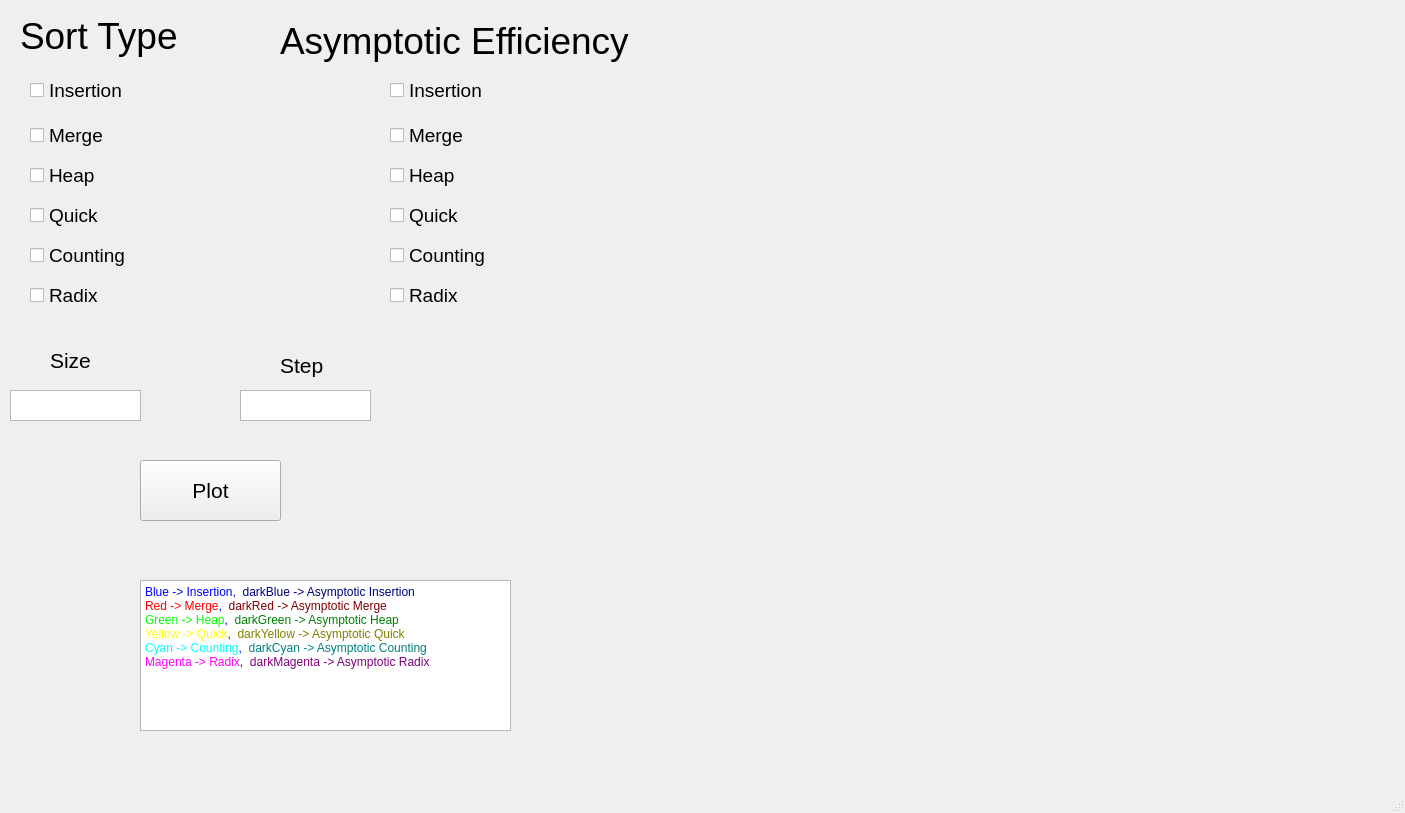
<?xml version="1.0" encoding="UTF-8"?>
<ui version="4.0">
 <class>MainWindow</class>
 <widget class="QMainWindow" name="MainWindow">
  <property name="geometry">
   <rect>
    <x>0</x>
    <y>0</y>
    <width>1405</width>
    <height>813</height>
   </rect>
  </property>
  <property name="windowTitle">
   <string>MainWindow</string>
  </property>
  <widget class="QWidget" name="centralwidget">
   <widget class="QPushButton" name="pbPlot">
    <property name="geometry">
     <rect>
      <x>140</x>
      <y>460</y>
      <width>141</width>
      <height>61</height>
     </rect>
    </property>
    <property name="font">
     <font>
      <pointsize>16</pointsize>
     </font>
    </property>
    <property name="text">
     <string>Plot</string>
    </property>
   </widget>
   <widget class="QCheckBox" name="CBMerge">
    <property name="geometry">
     <rect>
      <x>30</x>
      <y>120</y>
      <width>111</width>
      <height>31</height>
     </rect>
    </property>
    <property name="font">
     <font>
      <pointsize>14</pointsize>
     </font>
    </property>
    <property name="text">
     <string>Merge</string>
    </property>
   </widget>
   <widget class="QCheckBox" name="CBHeap">
    <property name="geometry">
     <rect>
      <x>30</x>
      <y>160</y>
      <width>101</width>
      <height>31</height>
     </rect>
    </property>
    <property name="font">
     <font>
      <pointsize>14</pointsize>
     </font>
    </property>
    <property name="text">
     <string>Heap</string>
    </property>
   </widget>
   <widget class="QCheckBox" name="CBQuick">
    <property name="geometry">
     <rect>
      <x>30</x>
      <y>200</y>
      <width>101</width>
      <height>31</height>
     </rect>
    </property>
    <property name="font">
     <font>
      <pointsize>14</pointsize>
     </font>
    </property>
    <property name="text">
     <string>Quick</string>
    </property>
   </widget>
   <widget class="QCheckBox" name="CBInsertion">
    <property name="geometry">
     <rect>
      <x>30</x>
      <y>80</y>
      <width>131</width>
      <height>21</height>
     </rect>
    </property>
    <property name="font">
     <font>
      <pointsize>14</pointsize>
     </font>
    </property>
    <property name="text">
     <string>Insertion</string>
    </property>
   </widget>
   <widget class="QCheckBox" name="CBCounting">
    <property name="geometry">
     <rect>
      <x>30</x>
      <y>240</y>
      <width>131</width>
      <height>31</height>
     </rect>
    </property>
    <property name="font">
     <font>
      <pointsize>14</pointsize>
     </font>
    </property>
    <property name="text">
     <string>Counting</string>
    </property>
   </widget>
   <widget class="QCheckBox" name="CBRadix">
    <property name="geometry">
     <rect>
      <x>30</x>
      <y>280</y>
      <width>111</width>
      <height>31</height>
     </rect>
    </property>
    <property name="font">
     <font>
      <pointsize>14</pointsize>
     </font>
    </property>
    <property name="text">
     <string>Radix</string>
    </property>
   </widget>
   <widget class="QLabel" name="labelSortType">
    <property name="geometry">
     <rect>
      <x>20</x>
      <y>10</y>
      <width>211</width>
      <height>51</height>
     </rect>
    </property>
    <property name="font">
     <font>
      <pointsize>28</pointsize>
     </font>
    </property>
    <property name="text">
     <string>Sort Type</string>
    </property>
   </widget>
   <widget class="QLabel" name="labelAsm">
    <property name="geometry">
     <rect>
      <x>280</x>
      <y>10</y>
      <width>441</width>
      <height>61</height>
     </rect>
    </property>
    <property name="font">
     <font>
      <pointsize>28</pointsize>
     </font>
    </property>
    <property name="text">
     <string>Asymptotic Efficiency</string>
    </property>
   </widget>
   <widget class="QTextEdit" name="TESize">
    <property name="geometry">
     <rect>
      <x>10</x>
      <y>390</y>
      <width>131</width>
      <height>31</height>
     </rect>
    </property>
   </widget>
   <widget class="QLabel" name="labelSize">
    <property name="geometry">
     <rect>
      <x>50</x>
      <y>340</y>
      <width>61</width>
      <height>41</height>
     </rect>
    </property>
    <property name="font">
     <font>
      <pointsize>16</pointsize>
     </font>
    </property>
    <property name="text">
     <string>Size</string>
    </property>
   </widget>
   <widget class="QLabel" name="labelStep">
    <property name="geometry">
     <rect>
      <x>280</x>
      <y>350</y>
      <width>71</width>
      <height>31</height>
     </rect>
    </property>
    <property name="font">
     <font>
      <pointsize>16</pointsize>
     </font>
    </property>
    <property name="text">
     <string>Step</string>
    </property>
   </widget>
   <widget class="QTextEdit" name="TEStep">
    <property name="geometry">
     <rect>
      <x>240</x>
      <y>390</y>
      <width>131</width>
      <height>31</height>
     </rect>
    </property>
   </widget>
   <widget class="QCheckBox" name="CBInsertionAsm">
    <property name="geometry">
     <rect>
      <x>390</x>
      <y>80</y>
      <width>131</width>
      <height>21</height>
     </rect>
    </property>
    <property name="font">
     <font>
      <pointsize>14</pointsize>
     </font>
    </property>
    <property name="text">
     <string>Insertion</string>
    </property>
   </widget>
   <widget class="QCheckBox" name="CBMergeAsm">
    <property name="geometry">
     <rect>
      <x>390</x>
      <y>120</y>
      <width>111</width>
      <height>31</height>
     </rect>
    </property>
    <property name="font">
     <font>
      <pointsize>14</pointsize>
     </font>
    </property>
    <property name="text">
     <string>Merge</string>
    </property>
   </widget>
   <widget class="QCheckBox" name="CBHeapAsm">
    <property name="geometry">
     <rect>
      <x>390</x>
      <y>160</y>
      <width>101</width>
      <height>31</height>
     </rect>
    </property>
    <property name="font">
     <font>
      <pointsize>14</pointsize>
     </font>
    </property>
    <property name="text">
     <string>Heap</string>
    </property>
   </widget>
   <widget class="QCheckBox" name="CBQuickAsm">
    <property name="geometry">
     <rect>
      <x>390</x>
      <y>200</y>
      <width>101</width>
      <height>31</height>
     </rect>
    </property>
    <property name="font">
     <font>
      <pointsize>14</pointsize>
     </font>
    </property>
    <property name="text">
     <string>Quick</string>
    </property>
   </widget>
   <widget class="QCheckBox" name="CBCountingAsm">
    <property name="geometry">
     <rect>
      <x>390</x>
      <y>240</y>
      <width>131</width>
      <height>31</height>
     </rect>
    </property>
    <property name="font">
     <font>
      <pointsize>14</pointsize>
     </font>
    </property>
    <property name="text">
     <string>Counting</string>
    </property>
   </widget>
   <widget class="QCheckBox" name="CBRadixAsm">
    <property name="geometry">
     <rect>
      <x>390</x>
      <y>280</y>
      <width>111</width>
      <height>31</height>
     </rect>
    </property>
    <property name="font">
     <font>
      <pointsize>14</pointsize>
     </font>
    </property>
    <property name="text">
     <string>Radix</string>
    </property>
   </widget>
   <widget class="QCustomPlot" name="wPlot" native="true">
    <property name="geometry">
     <rect>
      <x>520</x>
      <y>90</y>
      <width>851</width>
      <height>651</height>
     </rect>
    </property>
   </widget>
   <widget class="QLabel" name="label">
    <property name="geometry">
     <rect>
      <x>310</x>
      <y>440</y>
      <width>191</width>
      <height>21</height>
     </rect>
    </property>
    <property name="font">
     <font>
      <pointsize>12</pointsize>
      <bold>true</bold>
     </font>
    </property>
    <property name="text">
     <string/>
    </property>
   </widget>
   <widget class="QTextBrowser" name="textBrowser">
    <property name="geometry">
     <rect>
      <x>140</x>
      <y>580</y>
      <width>371</width>
      <height>151</height>
     </rect>
    </property>
    <property name="html">
     <string>&lt;!DOCTYPE HTML PUBLIC &quot;-//W3C//DTD HTML 4.0//EN&quot; &quot;http://www.w3.org/TR/REC-html40/strict.dtd&quot;&gt;
&lt;html&gt;&lt;head&gt;&lt;meta name=&quot;qrichtext&quot; content=&quot;1&quot; /&gt;&lt;meta charset=&quot;utf-8&quot; /&gt;&lt;style type=&quot;text/css&quot;&gt;
p, li { white-space: pre-wrap; }
&lt;/style&gt;&lt;/head&gt;&lt;body style=&quot; font-family:'Segoe UI'; font-size:9pt; font-weight:400; font-style:normal;&quot;&gt;
&lt;p style=&quot; margin-top:0px; margin-bottom:0px; margin-left:0px; margin-right:0px; -qt-block-indent:0; text-indent:0px;&quot;&gt;&lt;span style=&quot; color:#0000ff;&quot;&gt;Blue -&amp;gt; Insertion,  &lt;/span&gt;&lt;span style=&quot; color:#000080;&quot;&gt;darkBlue -&amp;gt; Asymptotic Insertion&lt;/span&gt;&lt;/p&gt;
&lt;p style=&quot; margin-top:0px; margin-bottom:0px; margin-left:0px; margin-right:0px; -qt-block-indent:0; text-indent:0px;&quot;&gt;&lt;span style=&quot; color:#ff0000;&quot;&gt;Red -&amp;gt; Merge&lt;/span&gt;&lt;span style=&quot; color:#0000ff;&quot;&gt;,  &lt;/span&gt;&lt;span style=&quot; color:#800000;&quot;&gt;darkRed -&amp;gt; Asymptotic Merge&lt;/span&gt;&lt;/p&gt;
&lt;p style=&quot; margin-top:0px; margin-bottom:0px; margin-left:0px; margin-right:0px; -qt-block-indent:0; text-indent:0px;&quot;&gt;&lt;span style=&quot; color:#00ff00;&quot;&gt;Green -&amp;gt; Heap&lt;/span&gt;&lt;span style=&quot; color:#0000ff;&quot;&gt;,  &lt;/span&gt;&lt;span style=&quot; color:#008000;&quot;&gt;darkGreen -&amp;gt; Asymptotic Heap&lt;/span&gt;&lt;/p&gt;
&lt;p style=&quot; margin-top:0px; margin-bottom:0px; margin-left:0px; margin-right:0px; -qt-block-indent:0; text-indent:0px;&quot;&gt;&lt;span style=&quot; color:#ffff00;&quot;&gt;Yellow -&amp;gt; Quick&lt;/span&gt;&lt;span style=&quot; color:#0000ff;&quot;&gt;,  &lt;/span&gt;&lt;span style=&quot; color:#808000;&quot;&gt;darkYellow -&amp;gt; Asymptotic Quick&lt;/span&gt;&lt;/p&gt;
&lt;p style=&quot; margin-top:0px; margin-bottom:0px; margin-left:0px; margin-right:0px; -qt-block-indent:0; text-indent:0px;&quot;&gt;&lt;span style=&quot; color:#00ffff;&quot;&gt;Cyan -&amp;gt; Counting&lt;/span&gt;&lt;span style=&quot; color:#0000ff;&quot;&gt;,  &lt;/span&gt;&lt;span style=&quot; color:#008080;&quot;&gt;darkCyan -&amp;gt; Asymptotic Counting&lt;/span&gt;&lt;/p&gt;
&lt;p style=&quot; margin-top:0px; margin-bottom:0px; margin-left:0px; margin-right:0px; -qt-block-indent:0; text-indent:0px;&quot;&gt;&lt;span style=&quot; color:#ff00ff;&quot;&gt;Magenta -&amp;gt; Radix&lt;/span&gt;&lt;span style=&quot; color:#0000ff;&quot;&gt;,  &lt;/span&gt;&lt;span style=&quot; color:#800080;&quot;&gt;darkMagenta -&amp;gt; Asymptotic Radix&lt;/span&gt;&lt;/p&gt;
&lt;p style=&quot;-qt-paragraph-type:empty; margin-top:0px; margin-bottom:0px; margin-left:0px; margin-right:0px; -qt-block-indent:0; text-indent:0px; color:#000080;&quot;&gt;&lt;br /&gt;&lt;/p&gt;&lt;/body&gt;&lt;/html&gt;</string>
    </property>
   </widget>
  </widget>
  <widget class="QMenuBar" name="menubar">
   <property name="geometry">
    <rect>
     <x>0</x>
     <y>0</y>
     <width>1405</width>
     <height>26</height>
    </rect>
   </property>
  </widget>
  <widget class="QStatusBar" name="statusbar"/>
 </widget>
 <customwidgets>
  <customwidget>
   <class>QCustomPlot</class>
   <extends>QWidget</extends>
   <header>qcustomplot.h</header>
   <container>1</container>
  </customwidget>
 </customwidgets>
 <resources/>
 <connections/>
</ui>
